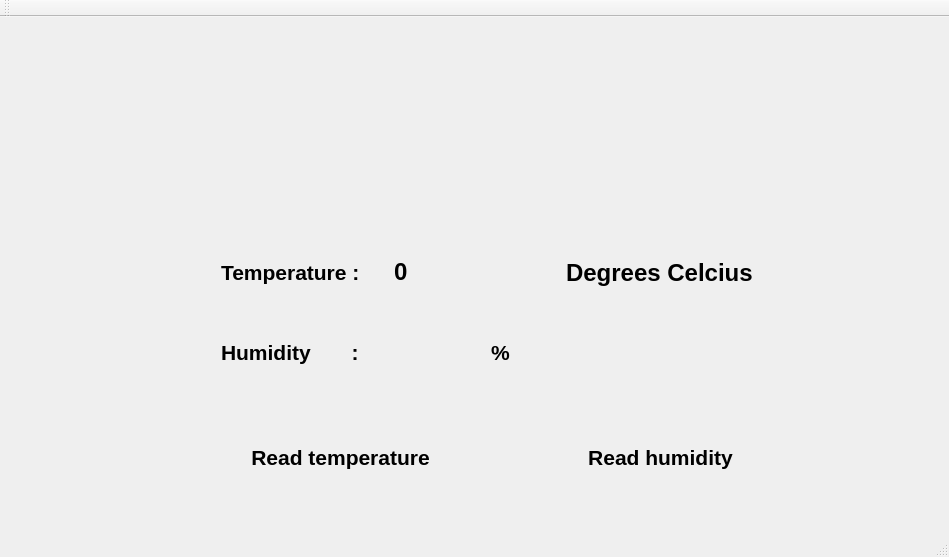
<?xml version="1.0" encoding="UTF-8"?>
<ui version="4.0">
 <class>MainWindow</class>
 <widget class="QMainWindow" name="MainWindow">
  <property name="geometry">
   <rect>
    <x>0</x>
    <y>0</y>
    <width>949</width>
    <height>557</height>
   </rect>
  </property>
  <property name="windowTitle">
   <string>MainWindow</string>
  </property>
  <widget class="QWidget" name="centralWidget">
   <widget class="QWidget" name="horizontalLayoutWidget">
    <property name="geometry">
     <rect>
      <x>210</x>
      <y>230</y>
      <width>581</width>
      <height>51</height>
     </rect>
    </property>
    <layout class="QHBoxLayout" name="horizontalLayout">
     <item>
      <widget class="QLabel" name="label">
       <property name="font">
        <font>
         <pointsize>16</pointsize>
         <weight>75</weight>
         <bold>true</bold>
        </font>
       </property>
       <property name="text">
        <string>Temperature :</string>
       </property>
      </widget>
     </item>
     <item>
      <widget class="QLabel" name="temp_label">
       <property name="text">
        <string>&lt;html&gt;&lt;head/&gt;&lt;body&gt;&lt;p&gt;&lt;span style=&quot; font-size:18pt; font-weight:600;&quot;&gt;0&lt;/span&gt;&lt;/p&gt;&lt;/body&gt;&lt;/html&gt;</string>
       </property>
      </widget>
     </item>
     <item>
      <widget class="QLabel" name="label_2">
       <property name="font">
        <font>
         <pointsize>18</pointsize>
         <weight>75</weight>
         <bold>true</bold>
        </font>
       </property>
       <property name="text">
        <string>Degrees Celcius    </string>
       </property>
      </widget>
     </item>
    </layout>
   </widget>
   <widget class="QPushButton" name="pushButton_2">
    <property name="geometry">
     <rect>
      <x>530</x>
      <y>410</y>
      <width>261</width>
      <height>61</height>
     </rect>
    </property>
    <property name="font">
     <font>
      <pointsize>16</pointsize>
      <weight>75</weight>
      <bold>true</bold>
     </font>
    </property>
    <property name="text">
     <string>Read humidity</string>
    </property>
    <property name="flat">
     <bool>true</bool>
    </property>
   </widget>
   <widget class="QPushButton" name="pushButton_3">
    <property name="geometry">
     <rect>
      <x>210</x>
      <y>410</y>
      <width>261</width>
      <height>61</height>
     </rect>
    </property>
    <property name="font">
     <font>
      <pointsize>16</pointsize>
      <weight>75</weight>
      <bold>true</bold>
     </font>
    </property>
    <property name="autoFillBackground">
     <bool>false</bool>
    </property>
    <property name="styleSheet">
     <string notr="true">file:///C:/Users/babym/OneDrive/aau gruppe 224/P1-project/billeder og video/log.jpg</string>
    </property>
    <property name="text">
     <string>Read temperature</string>
    </property>
    <property name="iconSize">
     <size>
      <width>510</width>
      <height>61</height>
     </size>
    </property>
    <property name="autoDefault">
     <bool>false</bool>
    </property>
    <property name="default">
     <bool>false</bool>
    </property>
    <property name="flat">
     <bool>true</bool>
    </property>
   </widget>
   <widget class="QWidget" name="horizontalLayoutWidget_2">
    <property name="geometry">
     <rect>
      <x>210</x>
      <y>310</y>
      <width>411</width>
      <height>51</height>
     </rect>
    </property>
    <layout class="QHBoxLayout" name="horizontalLayout_2">
     <item>
      <widget class="QLabel" name="label_3">
       <property name="font">
        <font>
         <pointsize>16</pointsize>
         <weight>75</weight>
         <bold>true</bold>
        </font>
       </property>
       <property name="text">
        <string>Humidity       :</string>
       </property>
      </widget>
     </item>
     <item>
      <widget class="QLabel" name="humidi_label">
       <property name="text">
        <string/>
       </property>
      </widget>
     </item>
     <item>
      <widget class="QLabel" name="label_5">
       <property name="font">
        <font>
         <pointsize>16</pointsize>
         <weight>75</weight>
         <bold>true</bold>
        </font>
       </property>
       <property name="text">
        <string>%</string>
       </property>
      </widget>
     </item>
    </layout>
   </widget>
   <widget class="QLabel" name="label_4">
    <property name="geometry">
     <rect>
      <x>0</x>
      <y>-10</y>
      <width>951</width>
      <height>511</height>
     </rect>
    </property>
    <property name="text">
     <string/>
    </property>
    <property name="pixmap">
     <pixmap>../../OneDrive/aau gruppe 224/P1-project/billeder og video/hawaiian-beach-wallpaper-8.jpg</pixmap>
    </property>
   </widget>
   <widget class="QLabel" name="label_6">
    <property name="geometry">
     <rect>
      <x>200</x>
      <y>410</y>
      <width>281</width>
      <height>61</height>
     </rect>
    </property>
    <property name="text">
     <string/>
    </property>
    <property name="pixmap">
     <pixmap>../../OneDrive/aau gruppe 224/P1-project/billeder og video/log.jpg</pixmap>
    </property>
   </widget>
   <widget class="QLabel" name="label_7">
    <property name="geometry">
     <rect>
      <x>520</x>
      <y>410</y>
      <width>281</width>
      <height>61</height>
     </rect>
    </property>
    <property name="text">
     <string/>
    </property>
    <property name="pixmap">
     <pixmap>../../OneDrive/aau gruppe 224/P1-project/billeder og video/log.jpg</pixmap>
    </property>
   </widget>
   <zorder>label_4</zorder>
   <zorder>label_7</zorder>
   <zorder>label_6</zorder>
   <zorder>horizontalLayoutWidget</zorder>
   <zorder>pushButton_2</zorder>
   <zorder>horizontalLayoutWidget_2</zorder>
   <zorder>pushButton_3</zorder>
  </widget>
  <widget class="QMenuBar" name="menuBar">
   <property name="geometry">
    <rect>
     <x>0</x>
     <y>0</y>
     <width>949</width>
     <height>26</height>
    </rect>
   </property>
  </widget>
  <widget class="QToolBar" name="mainToolBar">
   <attribute name="toolBarArea">
    <enum>TopToolBarArea</enum>
   </attribute>
   <attribute name="toolBarBreak">
    <bool>false</bool>
   </attribute>
  </widget>
  <widget class="QStatusBar" name="statusBar"/>
 </widget>
 <layoutdefault spacing="6" margin="11"/>
 <resources/>
 <connections/>
</ui>
